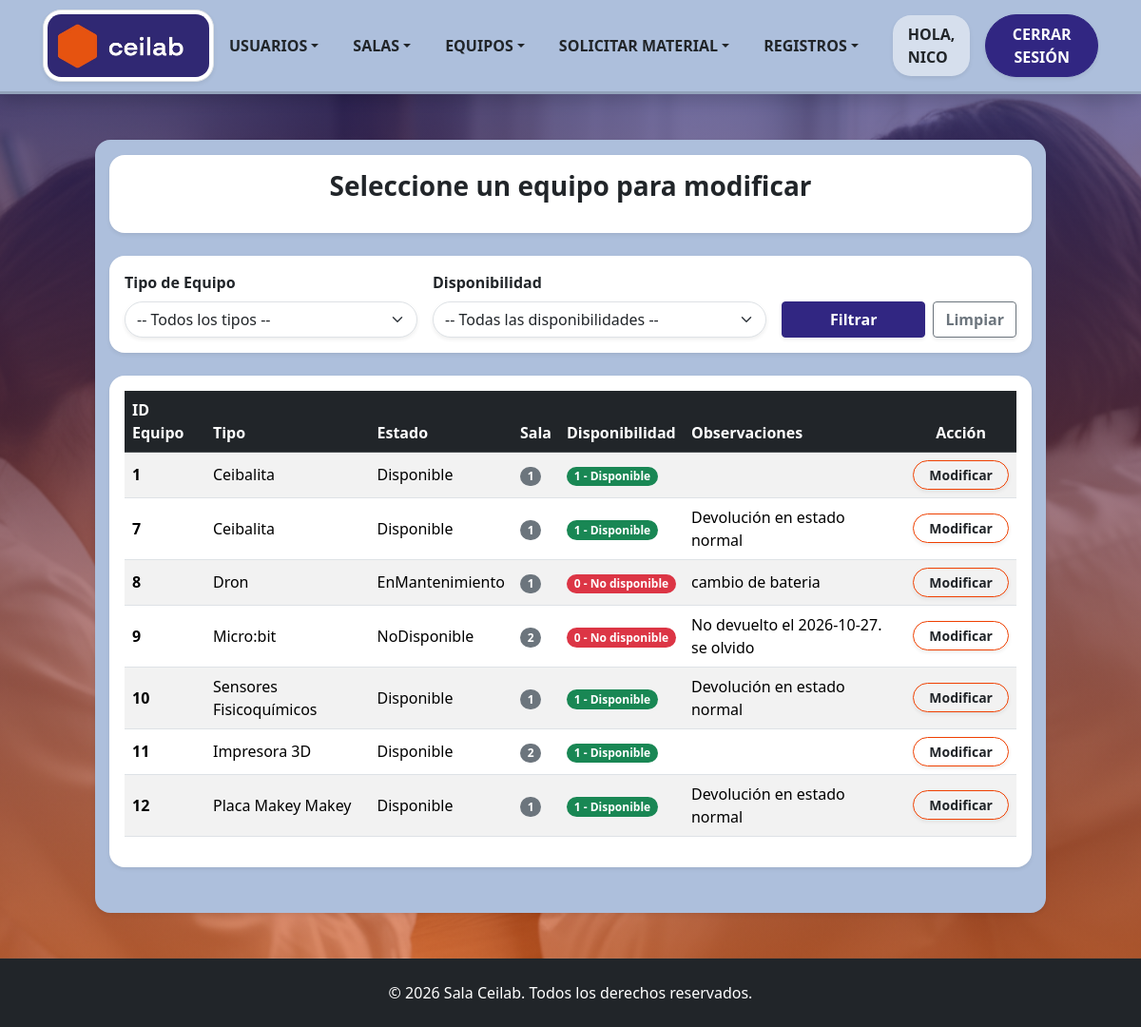
/Formularios/modEquipo.php (signed in), run on an earlier commit of the app's database.
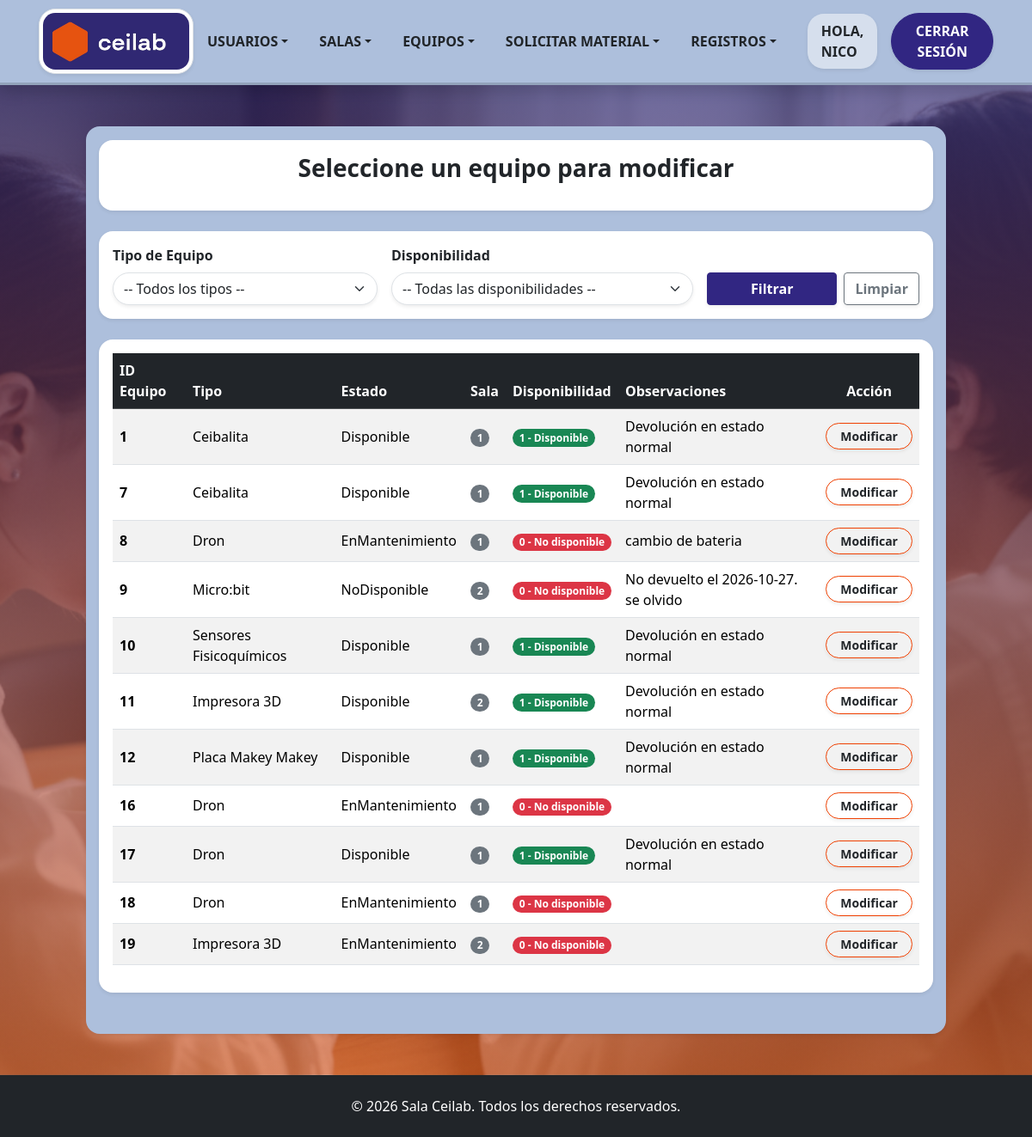
And on a later commit of the database.
### tables this page shows
CREATE TABLE `equipo` (
  `IDEquipo` int(50) NOT NULL,
  `Estado` varchar(50) NOT NULL,
  `Observaciones` varchar(50) DEFAULT NULL,
  `Tipo` varchar(50) DEFAULT NULL,
  `IDSala_ceilab` int(11) NOT NULL,
  `Disponibilidad` tinyint(1) DEFAULT NULL,
  `activo` tinyint(1) NOT NULL DEFAULT 1
);

### Clases/ClsEquipo.php (called while the page is built, shortened)
<?php
class ClsEquipo {
    public function listarEquipos($filtroTipo = '', $filtroDisponibilidad = '') {
        $objConexion = new Conexion();
        $link = $objConexion->conectar();
        $sql = "SELECT IDEquipo, Estado, Observaciones, Tipo, IDSala_ceilab, Disponibilidad
                FROM equipo WHERE activo = 1";
        $sql .= " ORDER BY IDEquipo ASC";
        $resultado = mysqli_query($link, $sql);
        $equipos = [];
        if ($resultado) {
            while ($row = mysqli_fetch_assoc($resultado)) {
                $equipos[] = $row;
            }
        }
        return $equipos;
    }
}
?>

### Formularios/modEquipo.php (the view, shortened to what the changed rows need)
<?php
require_once '../Clases/ClsEquipo.php';
$objEquipo = new ClsEquipo();
$filtroTipo = $_GET['tipo'] ?? '';
$filtroDisponibilidad = $_GET['disponibilidad'] ?? '';
$listaEquipos = $objEquipo->listarEquipos($filtroTipo, $filtroDisponibilidad);
?>
<!DOCTYPE html>
<html lang="es">
    <head>
        <link href="../bootstrap_theme/bootstrap.css" rel="stylesheet" type="text/css">
        <link rel="stylesheet" href="../Estilos/blocks.css">
        <link href="../Estilos/style.css" rel="stylesheet">
    </head>
    <body class="d-flex flex-column min-vh-100 bg-light">
        <section class="hero-section flex-fill pb-5 pt-5">
            <div class="container pb-5 pt-3 rounded shadow-sm col-md-11 col-xl-10" style="background-color: #adbfdc;">
                <div class="row">
                    <div>
                        <?php if (count($listaEquipos) > 0): ?>
                            <div class="table-responsive bg-white p-3 shadow-sm rounded">
                                <table class="table table-striped table-hover align-middle">
                                    <thead class="table-dark">
                                        <tr>
                                            <th>ID Equipo</th>
                                            <th>Tipo</th>
                                            <th>Estado</th>
                                            <th>Sala</th>
                                            <th>Disponibilidad</th>
                                            <th>Observaciones</th>
                                            <th class="text-center">Acción</th>
                                        </tr>
                                    </thead>
                                    <tbody>
                                        <?php foreach ($listaEquipos as $eq):
                                            $disp = (string)$eq['Disponibilidad'];
                                            $esDisponible = ($disp === '1');
                                            $textoDisp = $esDisponible ? '1 - Disponible' : '0 - No disponible';
                                            $claseBadge = $esDisponible ? 'success' : 'danger';
                                        ?>
                                            <tr>
                                                <td class="fw-bold"><?php echo htmlspecialchars($eq['IDEquipo']); ?></td>
                                                <td><?php echo htmlspecialchars($eq['Tipo']); ?></td>
                                                <td><?php echo htmlspecialchars($eq['Estado']); ?></td>
                                                <td><span class="badge bg-secondary"><?php echo htmlspecialchars($eq['IDSala_ceilab']); ?></span></td>
                                                <td>
                                                    <span class="badge bg-<?php echo $claseBadge; ?>">
                                                        <?php echo $textoDisp; ?>
                                                    </span>
                                                </td>
                                                <td><?php echo htmlspecialchars($eq['Observaciones']); ?></td>
                                                <td class="text-center">
                                                    <a href="modEquipo.php?editar=<?php echo urlencode($eq['IDEquipo']); ?>" class="btn btn-sm btn-outline-warning text-dark fw-bold px-3 rounded-pill shadow-sm">Modificar</a>
                                                </td>
                                            </tr>
                                        <?php endforeach; ?>
                                    </tbody>
                                </table>
                            </div>
                        <?php else: ?>
                            <div class='alert alert-info text-center bg-white mb-0'>No hay equipos registrados actualmente para modificar.</div>
                        <?php endif; ?>
                    </div>
                </div>
            </div>
        </section>
    </body>
</html>

What changed in the data, as far as the page shows it:
changed equipo id 1: Observaciones (not shown) → "Devolución en estado normal"
changed equipo id 11: Observaciones (not shown) → "Devolución en estado normal"
added equipo: IDEquipo "16", Tipo "Dron", Estado "EnMantenimiento", IDSala_ceilab "1", Disponibilidad "0 - No disponible"
added equipo: IDEquipo "17", Tipo "Dron", Estado "Disponible", IDSala_ceilab "1", Disponibilidad "1 - Disponible", Observaciones "Devolución en estado normal"
added equipo: IDEquipo "18", Tipo "Dron", Estado "EnMantenimiento", IDSala_ceilab "1", Disponibilidad "0 - No disponible"
added equipo: IDEquipo "19", Tipo "Impresora 3D", Estado "EnMantenimiento", IDSala_ceilab "2", Disponibilidad "0 - No disponible"
